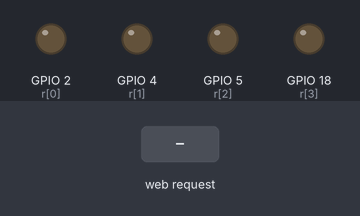
Bench run of a sketch on a simulated ESP32. Parts: output pins drawn as LEDs (lit = HIGH). Inputs (shaded band) come from the test bench. WiFi joins after 1.5 s; servers stay silent unless stated.

Above: at 2.8 s.
2.9 s: HTTP request GET /r0on received
At 3.7 s:
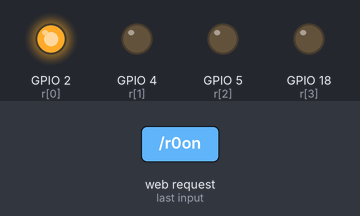
4.4 s: HTTP request GET /r1on received
At 4.8 s:
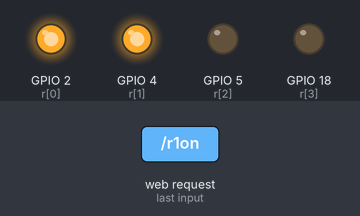
5.9 s: HTTP request GET /r0off received
At 7.1 s:
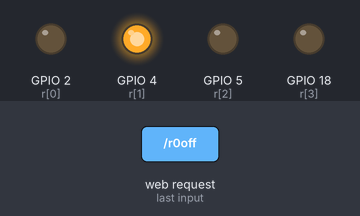
7.4 s: HTTP request GET /r2on received
At 8.3 s:
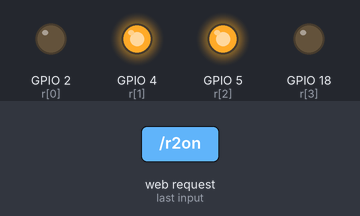
8.9 s: HTTP request GET /r1off received
At 9.4 s:
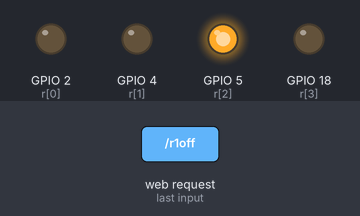
10.4 s: HTTP request GET /r3on received
At 11.8 s:
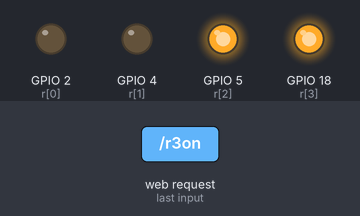
Timing chart, 0 to 12.9 s (numbered marks = the images above; inputs shaded):
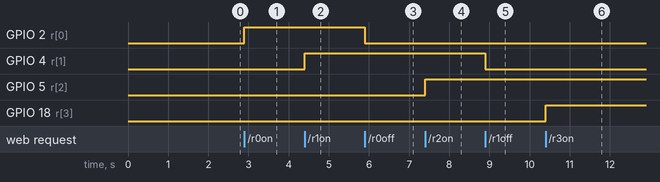

Measured:
- after the input at 2.9 s, GPIO 2 (r[0]): LOW → HIGH at once
- after the input at 4.4 s, GPIO 4 (r[1]): LOW → HIGH at once
- after the input at 5.9 s, GPIO 2 (r[0]): HIGH → LOW at once
- after the input at 7.4 s, GPIO 5 (r[2]): LOW → HIGH at once
- after the input at 8.9 s, GPIO 4 (r[1]): HIGH → LOW at once
- after the input at 10.4 s, GPIO 18 (r[3]): LOW → HIGH at once

The sketch:

Home_Automation_Control_Hub__4-Channel_Relay_.ino
```cpp
#include <WiFi.h>
#include <WebServer.h>

WebServer s(80);
const char* ssid="HOTSPOT";
const char* pass="12345678";

int r[4]={2,4,5,18};

void rel(int i,int st){
  digitalWrite(r[i],st);
  s.send(200,"text/html",
  String("R")+i+"="+(st?"ON":"OFF"));
}

void setup(){
  for(int i=0;i<4;i++) pinMode(r[i],1);
  WiFi.begin(ssid,pass);
  while(WiFi.status()!=3) delay(200);

  s.on("/r0on", [](){rel(0,1);});
  s.on("/r0off", [](){rel(0,0);});
  s.on("/r1on", [](){rel(1,1);});
  s.on("/r1off", [](){rel(1,0);});
  s.on("/r2on", [](){rel(2,1);});
  s.on("/r2off", [](){rel(2,0);});
  s.on("/r3on", [](){rel(3,1);});
  s.on("/r3off", [](){rel(3,0);});
  s.begin();
}

void loop(){
  s.handleClient();
}
```
